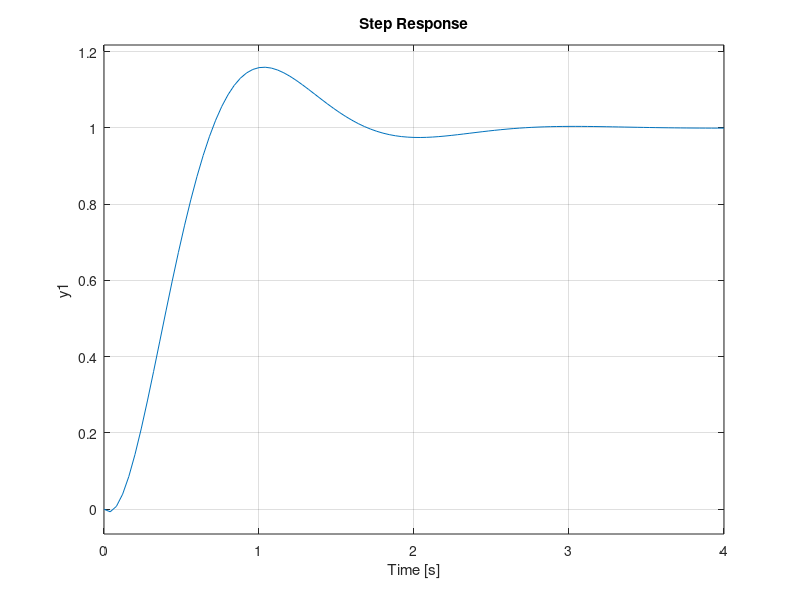

The MATLAB script that drew this image:
clear,clc

A = [0.04 0.98; 0.08 -0.07];
B = [-0.06; 0.97];
C = [1.04 0.03];
D = [0.00];
K = [14.33 4.66];
kRef = inv(-C*inv(A-B*K)*B);
Am = A-B*K;
Bm = B*kRef;
Cm = C;


sys = ss(Am, Bm, Cm, D);
step(sys)
